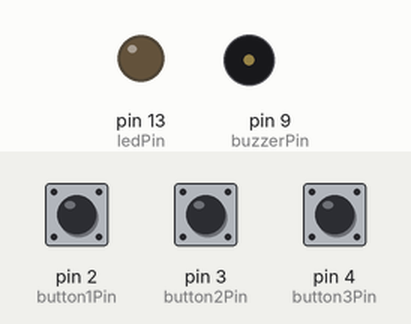
Bench run of a sketch on a simulated Arduino Uno, built with avr-gcc and run on an emulated ATmega328P. On the bench: output pins drawn as LEDs (lit = HIGH), buzzer (waves = sounding, pin HIGH). The inputs (shaded band) are chosen by the test bench; at power-on: pin 3 (button2Pin) HIGH, pin 4 (button3Pin) HIGH, pin 2 (button1Pin) HIGH.

Above: at 1.2 s.
1.3 s: pin 3 (button2Pin) pulled LOW for 0.15 s
At 2.3 s:
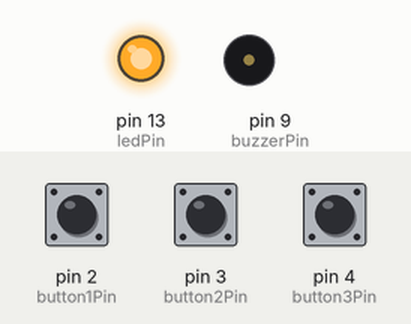
3.2 s: pin 4 (button3Pin) pulled LOW for 0.15 s
At 3.27 s:
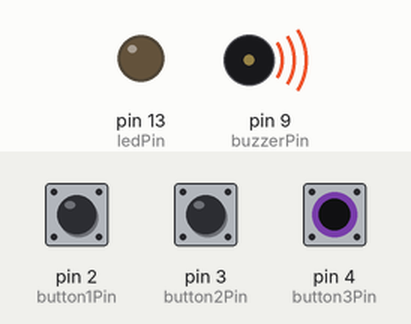
6.2 s: pin 4 (button3Pin) pulled LOW for 3.2 s
At 6.27 s:
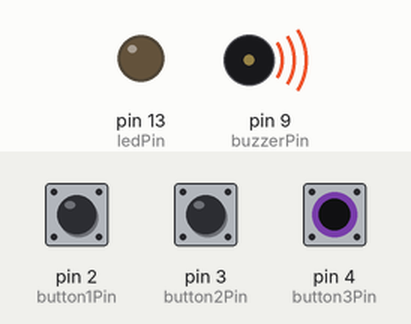
10.9 s: pin 2 (button1Pin) pulled LOW for 0.15 s
At 10.97 s:
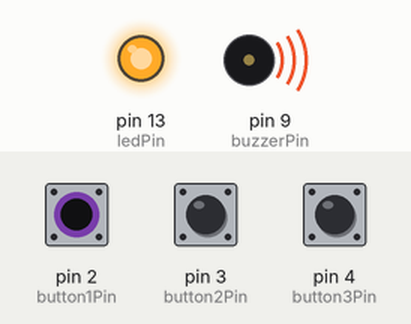
Timing chart, 0 to 13.5 s (numbered marks = the images above; inputs shaded):
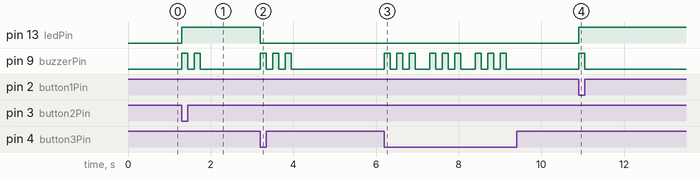

Measured:
- after the input at 1.3 s, pin 13 (ledPin): LOW → HIGH at once; pin 9 (buzzerPin): alternates HIGH for 0.15 s and LOW for 0.15 s, 4 changes in all, then stays LOW, starting at once
- after the input at 3.2 s, pin 13 (ledPin): HIGH → LOW at once; pin 9 (buzzerPin): alternates HIGH for 0.15 s and LOW for 0.15 s, 6 changes in all, then stays LOW, starting at once
- after the input at 6.2 s, pin 9 (buzzerPin): LOW → HIGH at once, then repeats every 1.1 s: 2 × (LOW 0.15 s, HIGH 0.15 s), LOW 0.35 s, HIGH 0.15 s, until it stays LOW from 9.2 s
- after the input at 10.9 s, pin 13 (ledPin): LOW → HIGH at once; pin 9 (buzzerPin): LOW → HIGH at once, → LOW 0.15 s later

The sketch:

button_led_buzzer_test.ino
```cpp
const int button1Pin = 2;   // Button 1 = toggle LED
const int button2Pin = 3;   // Button 2 = force ON
const int button3Pin = 4;   // Button 3 = force OFF
const int ledPin = 13;      // LED
const int buzzerPin = 9;    // Buzzer

int ledState = LOW;
int lastButton1State = HIGH;

void setup() {
  pinMode(button1Pin, INPUT_PULLUP);
  pinMode(button2Pin, INPUT_PULLUP);
  pinMode(button3Pin, INPUT_PULLUP);
  pinMode(ledPin, OUTPUT);
  pinMode(buzzerPin, OUTPUT);
}

void beep(int times) {
  for (int i = 0; i < times; i++) {
    digitalWrite(buzzerPin, HIGH);
    delay(150);
    digitalWrite(buzzerPin, LOW);
    delay(150);
  }
}

void loop() {
  // --- Button 1: Toggle ---
  int button1State = digitalRead(button1Pin);
  if (button1State == LOW && lastButton1State == HIGH) {
    ledState = !ledState;
    digitalWrite(ledPin, ledState);
    beep(1);  // buzz once
    delay(200);
  }
  lastButton1State = button1State;

  // --- Button 2: Force ON ---
  if (digitalRead(button2Pin) == LOW) {
    ledState = HIGH;
    digitalWrite(ledPin, ledState);
    beep(2); // buzz twice
    delay(200);
  }

  // --- Button 3: Force OFF ---
  if (digitalRead(button3Pin) == LOW) {
    ledState = LOW;
    digitalWrite(ledPin, ledState);
    beep(3); // buzz three times
    delay(200);
  }
}
```
